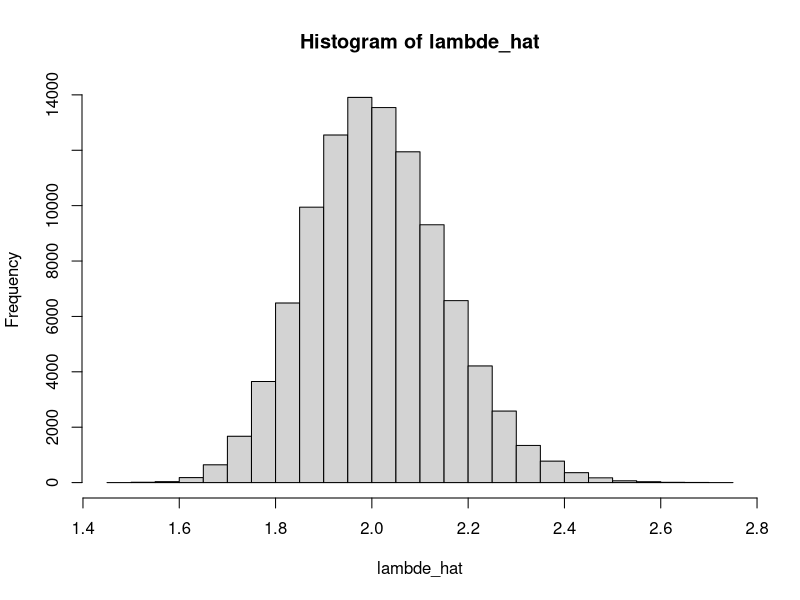

This chart was generated by the following R code:
# nepristranskost


# 1. Za genotipe AA, Aa in aa v genih velja t.i. ravnoteže Hardy-Weinberg (Rice, str. 273),
# in sicer so frekvence pojavljanj genotipov kot v tabeli pod nalogo
#   a.) Iz frekvence za genotip aa (n_aa) želimo oceniti parameter \theta. zapišite najenostavnejšo
#   (intuitivno) cenilko.
#   b.) Izračunajte pričakovano vrednost cenilke za \theta iz prvega vprašanja. Ali je cenilka
#   nepristranska?
#   c.) Izračunajte varianco za spremenljivko X. (Pomoč: izberite možne vrednosti x tako, da boste
#   lahko izarčunali E(X). Ali ima E(X) smiselno interpretacijo?)
#
#   X       AA              Aa                  aa
#   p(X)    (1-\theta)^2    2\theta(1-\☺theta)  \theta^2





n <- 200
reps <- 100000
vzorec_init <- replicate(reps, rexp(n, rate=2))

lambde_hat <- n/colSums(vzorec_init)

hist(lambde_hat, nclass = 30)
mean(lambde_hat)
